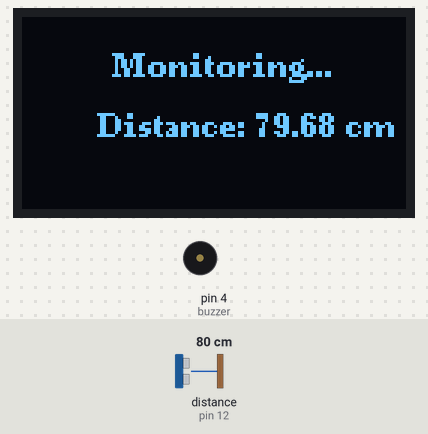
Recording of a sketch running on a simulated Arduino Uno, built with avr-gcc and run on an emulated ATmega328P. Parts: 128×64 one-colour display, buzzer (waves = sounding, pin HIGH). Wiring (inferred from the names in the program): ultrasonic range finder: trigger pin 10; echo pin 12. The inputs (shaded band) are chosen by the test bench; at power-on: distance to the obstacle (sensor on pin 12) 80 cm. The echo pulse lasts 58.3 µs per cm; pins used as bus, display or sensor lines are not drawn.

Above: at 2.2 s.
3.3 s: distance to the obstacle (sensor on pin 12) set to 4 cm
At 4.3 s:
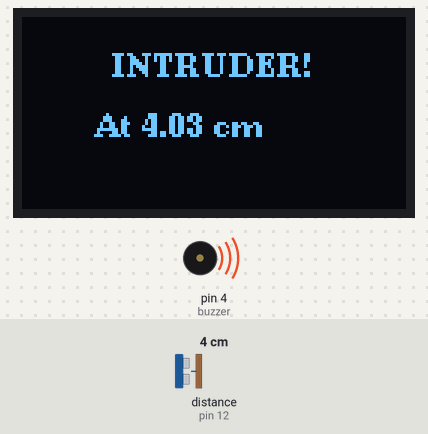
5.9 s: distance to the obstacle (sensor on pin 12) set to 5 cm
At 7.1 s:
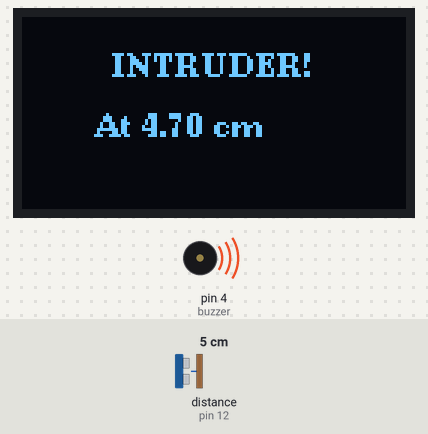
8.1 s: distance to the obstacle (sensor on pin 12) set to 8 cm
At 10.0 s:
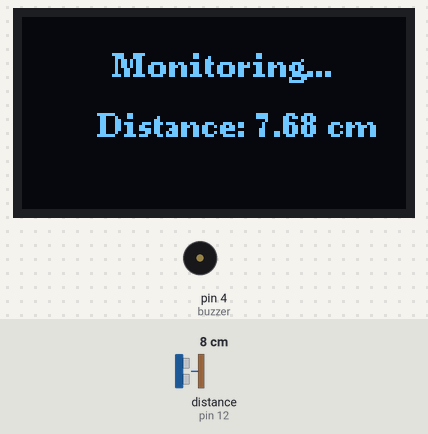
Timing chart, 0 to 11.5 s (numbered marks = the images above; inputs shaded):
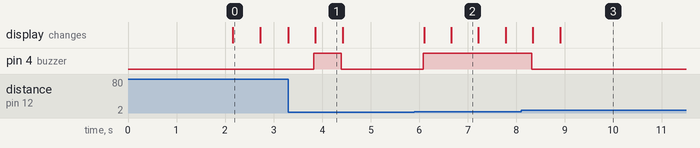

Measured:
- the behaviour switches between 6 and 7 cm on distance to the obstacle (sensor on pin 12) (found by bisection; images 2 and 3)
- after the input at 3.3 s, pin 4 (buzzer): LOW → HIGH after 0.53 s, → LOW 0.56 s later; the display: changes after 0.56 s (image 1)
- after the input at 5.9 s, pin 4 (buzzer): LOW → HIGH after 0.18 s; the display: first changes after 0.21 s (image 2 shows a later state)
- after the input at 8.1 s, pin 4 (buzzer): HIGH → LOW after 0.22 s; the display: first changes after 0.24 s (image 3 shows a later state)
- what the display in image 0 shows lasts 0.5 s, from 2.2 s to 2.7 s

The sketch:

Intruder_Detector.ino
```cpp
#include <Wire.h>
#include <U8g2lib.h>

#define TriggerPin 10
#define EchoPin 12
#define buzzer 4

long Duration;
float Distance;  // Changed to float for better precision

// Initialize OLED display (Assuming SSD1306, I2C address 0x3C)
U8G2_SSD1306_128X64_NONAME_F_HW_I2C u8g2(U8G2_R0, /* reset=*/ U8X8_PIN_NONE);

void setup() {
    pinMode(TriggerPin, OUTPUT);
    pinMode(EchoPin, INPUT);
    pinMode(buzzer, OUTPUT);

    u8g2.begin();  // Start OLED
    u8g2.clearBuffer();
    u8g2.setFont(u8g2_font_ncenB08_tr);

    // Display startup message
    u8g2.drawStr(10, 20, "Intruder Alert");
    u8g2.drawStr(15, 40, "System Ready");
    u8g2.sendBuffer();

    delay(2000);
    u8g2.clearBuffer();
}

void loop() {
    // Trigger ultrasonic sensor
    digitalWrite(TriggerPin, LOW);
    delayMicroseconds(2);
    digitalWrite(TriggerPin, HIGH);
    delayMicroseconds(10);
    digitalWrite(TriggerPin, LOW);

    // Read echo signal with timeout
    Duration = pulseIn(EchoPin, HIGH, 30000);
    Distance = (Duration * 0.0343) / 2.0;  // More precise calculation

    u8g2.clearBuffer();  // Clear screen before updating

    if (Duration == 0 || Distance > 400) {  // Out of range
        u8g2.drawStr(20, 20, "Out of Range");
        digitalWrite(buzzer, LOW);
    }
    else if (Distance >= 4 && Distance <= 6) {  // Buzzer beeps only at 5cm ±1cm
        u8g2.drawStr(30, 20, "INTRUDER!");
        u8g2.setCursor(25, 40);
        u8g2.print("At ");
        u8g2.print(Distance);
        u8g2.print(" cm");

        digitalWrite(buzzer, HIGH);
    }
    else {
        u8g2.drawStr(30, 20, "Monitoring...");
        u8g2.setCursor(25, 40);
        u8g2.print("Distance: ");
        u8g2.print(Distance);
        u8g2.print(" cm");

        digitalWrite(buzzer, LOW);
    }

    u8g2.sendBuffer();  // Update display
    delay(500);
}
```
